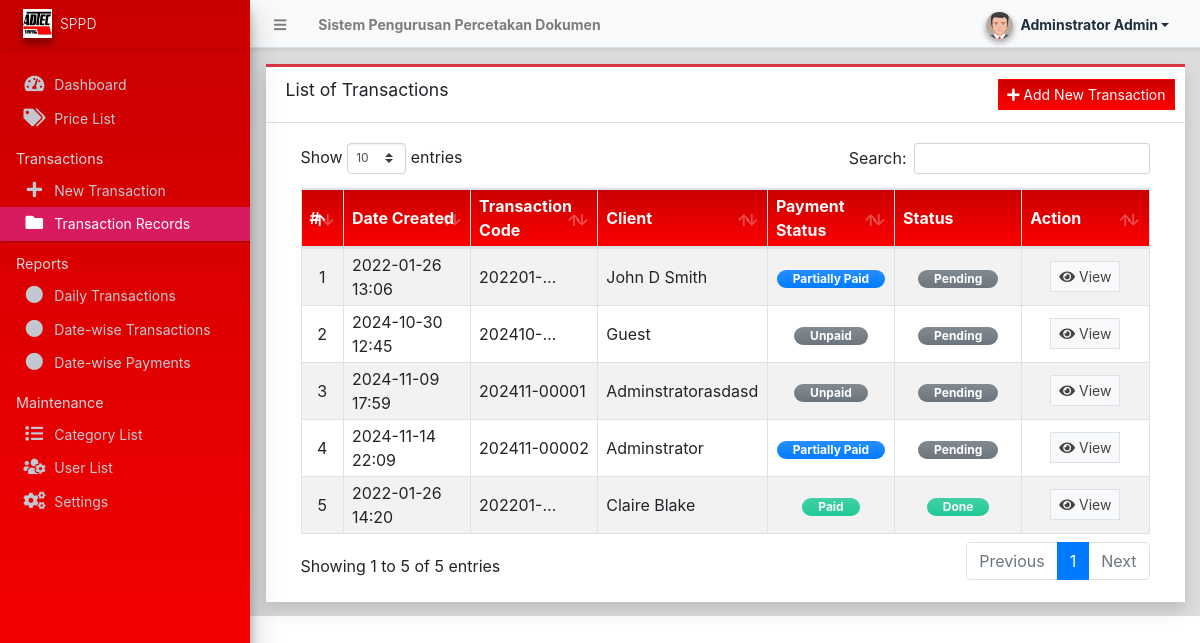
The page /admin/?page=transactions (signed in) on the database as committed earlier.
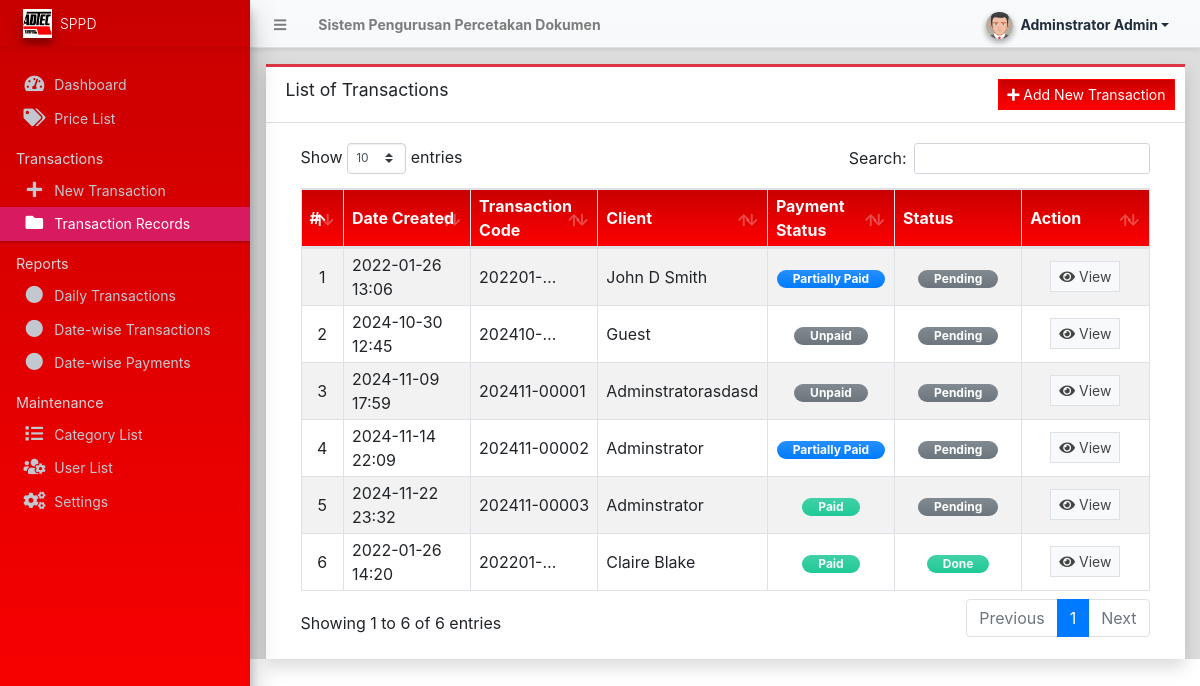
The same page on the database as committed later.
### tables this page shows
CREATE TABLE IF NOT EXISTS `transaction_list` (
  `id` int NOT NULL AUTO_INCREMENT,
  `code` varchar(100) NOT NULL,
  `user_id` int DEFAULT NULL,
  `client_name` text NOT NULL,
  `client_contact` text NOT NULL,
  `client_address` text NOT NULL,
  `total_amount` float NOT NULL DEFAULT '0',
  `paid_amount` float NOT NULL DEFAULT '0',
  `balance` float NOT NULL DEFAULT '0',
  `payment_status` tinyint(1) NOT NULL DEFAULT '0' COMMENT '0=Unpaid, 1=partially paid, 2= paid',
  `status` tinyint(1) NOT NULL DEFAULT '0' COMMENT '0=pending, 1= On-process, 2= done',
  `date_created` datetime NOT NULL DEFAULT CURRENT_TIMESTAMP,
  `date_updated` datetime DEFAULT NULL ON UPDATE CURRENT_TIMESTAMP,
  PRIMARY KEY (`id`)
);

### admin/transactions/index.php (the view, shortened to what this page needs)
<div class="card card-outline card-red rounded-0 shadow">
	<div class="card-header">
		<h3 class="card-title">List of Transactions</h3>
		<div class="card-tools">
			<a href="./?page=transactions/manage_transaction" class="btn btn-flat btn-sm btn-primary"><span class="fas fa-plus"></span>  Add New Transaction</a>
		</div>
	</div>
	<div class="card-body">
		<div class="container-fluid">
        <div class="container-fluid">
			<table class="table table-bordered table-hover table-striped">
				<colgroup>
					<col width="5%">
					<col width="15%">
					<col width="15%">
					<col width="20%">
					<col width="15%">
					<col width="15%">
					<col width="15%">
				</colgroup>
				<thead>
					<tr class="bg-gradient-red text-light">
						<th>#</th>
						<th>Date Created</th>
						<th>Transaction Code</th>
						<th>Client</th>
						<th>Payment Status</th>
						<th>Status</th>
						<th>Action</th>
					</tr>
				</thead>
				<tbody>
					<?php
						$i = 1;
						$user_id = $_settings->userdata('user_id') ;
						if ($_settings->userdata('type') == 1){
							$qry = $conn->query("SELECT * from `transaction_list` order by `status` asc,unix_timestamp(date_created) asc ");
						}
						else{
							$qry = $conn->query("SELECT * from `transaction_list` WHERE user_id = '$user_id'  order by `status` asc,unix_timestamp(date_created) asc ");
						}
						while($row = $qry->fetch_assoc()):
					?>
						<tr>
							<td class="text-center"><?php echo $i++; ?></td>
							<td class=""><?php echo date("Y-m-d H:i",strtotime($row['date_created'])) ?></td>
							<td class=""><p class="m-0 truncate-1"><?php echo $row['code'] ?></p></td>
							<td class=""><p class="m-0 truncate-1"><?php echo $row['client_name'] ?></p></td>
							<td class="text-center">
								<?php
									switch ($row['payment_status']){
										case 0:
											echo '<span class="rounded-pill badge badge-secondary bg-gradient-secondary px-3">Unpaid</span>';
											break;
										case 1:
											echo '<span class="rounded-pill badge badge-primary bg-gradient-primary px-3">Partially Paid</span>';
											break;
										case 2:
											echo '<span class="rounded-pill badge badge-teal bg-gradient-teal px-3 text-light">Paid</span>';
											break;
									}
								?>
							</td>
							<td class="text-center">
								<?php
									switch ($row['status']){
										case 0:
											echo '<span class="rounded-pill badge badge-secondary bg-gradient-secondary px-3">Pending</span>';
											break;
										case 2:
											echo '<span class="rounded-pill badge badge-teal bg-gradient-teal px-3 text-light">Done</span>';
											break;
									}
								?>
							</td>
							<td align="center">
								 <a href="./?page=transactions/view_transaction&id=<?= $row['id'] ?>" class="btn btn-flat btn-default btn-sm border"><i class="fa fa-eye"></i> View</a>
							</td>
						</tr>
					<?php endwhile; ?>
				</tbody>
			</table>
		</div>
		</div>
	</div>
</div>

Rows that differ between the two databases and show on the page:
added transaction_list: date_created "2024-11-22 23:32", code "202411-00003", client_name "Adminstrator", payment_status "Paid", status "Pending"
Other text that changed with them:
text written by a page script: "Show entries Search: Showing 1 to 5 of 5 entries Previous 1 Next" → "Show entries Search: Showing 1 to 6 of 6 entries Previous 1 Next"
